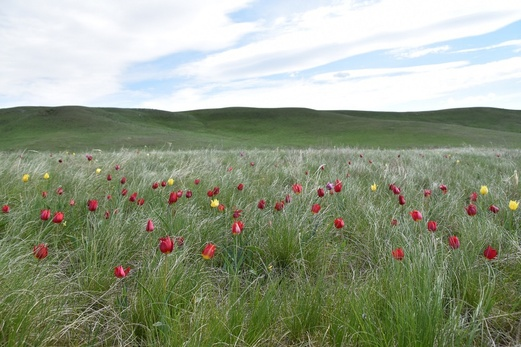
#> input picture images2/1.jpg, 521 x 347 px, shrunk from 1000 x 666 before the run
$ python task2.py
#> lines starting #> are read from the running program, lines starting #| are printed output that depends on the picture
import cv2
import numpy as np

img1 = cv2.imread(r'images2/1.jpg', 1)
#> img1 is the input picture: shape (347, 521, 3); mean B, G, R 134.7, 156.8, 147.5
img2 = cv2.imread(r'images2/2.jpg', 1)
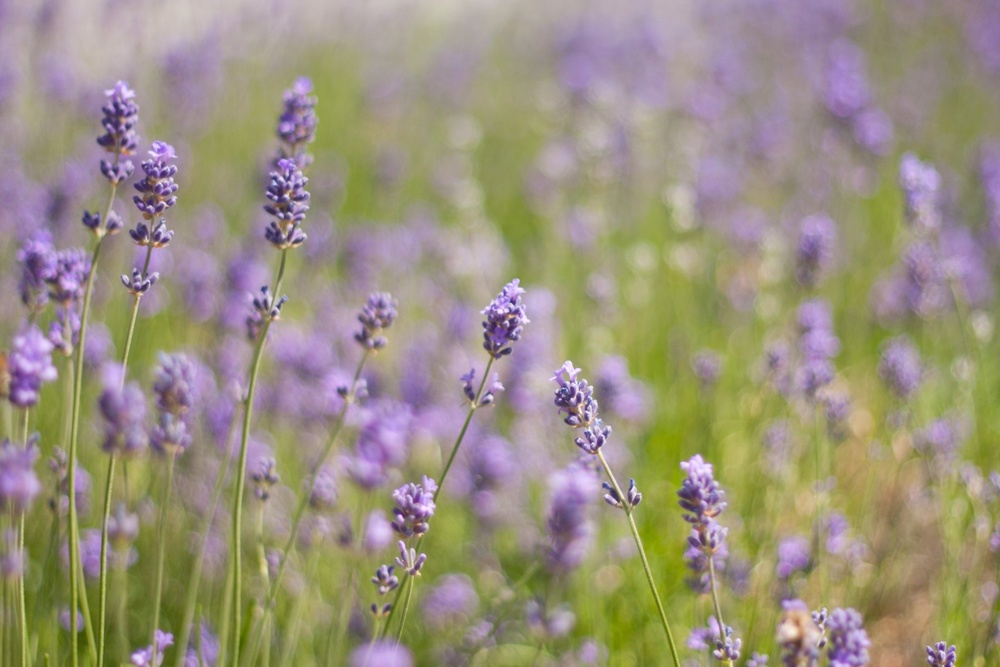
#> input picture images2/2.jpg, 1000 x 667 px, shrunk from 1920 x 1280 before the run
#> img2 is the input picture: shape (667, 1000, 3); mean B, G, R 126.6, 145.2, 154.7

lab_img1 = cv2.cvtColor(img1, cv2.COLOR_BGR2LAB)
#> lab_img1: shape (347, 521, 3); mean of channels 0, 1, 2 159.8, 120.6, 139.3
lab_img2 = cv2.cvtColor(img2, cv2.COLOR_BGR2LAB)
#> lab_img2: shape (667, 1000, 3); mean of channels 0, 1, 2 154.8, 129.1, 139

# тюльпаны
lab_img1[:, :, 0] = (lab_img1[:, :, 0].astype(float)*1.15).clip(0, 255).astype(np.uint8)
#> lab_img1: shape (347, 521, 3); mean of channels 0, 1, 2 174.7, 120.6, 139.3
lab_img1[:, :, 1] = (lab_img1[:, :, 1].astype(float)*0.85).clip(0, 255).astype(np.uint8)
#> lab_img1: shape (347, 521, 3); mean of channels 0, 1, 2 174.7, 102, 139.3
lab_img1[:, :, 2] = (lab_img1[:, :, 2].astype(float)*1.1).clip(0, 255).astype(np.uint8)
#> lab_img1: shape (347, 521, 3); mean of channels 0, 1, 2 174.7, 102, 152.8

# сиреневые цветы
lab_img2[:, :, 0] = (lab_img2[:, :, 0].astype(float)*1.1).clip(0, 255).astype(np.uint8)
#> lab_img2: shape (667, 1000, 3); mean of channels 0, 1, 2 169.9, 129.1, 139
lab_img2[:, :, 1] = (lab_img2[:, :, 1].astype(float)*1.15).clip(0, 255).astype(np.uint8)
#> lab_img2: shape (667, 1000, 3); mean of channels 0, 1, 2 169.9, 147.9, 139
lab_img2[:, :, 2] = (lab_img2[:, :, 2].astype(float)*0.87).clip(0, 255).astype(np.uint8)
#> lab_img2: shape (667, 1000, 3); mean of channels 0, 1, 2 169.9, 147.9, 120.5

cv2.imwrite(r'images2\new_1.jpg', cv2.cvtColor(lab_img1, cv2.COLOR_Lab2BGR))
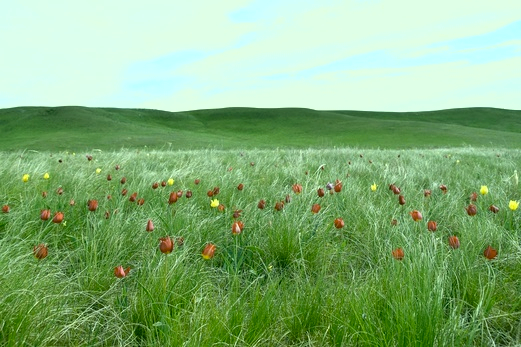
#> saved as new_1.jpg: shape (347, 521, 3); mean B, G, R 123.2, 177.2, 134
cv2.imwrite(r'images2\new_2.jpg', cv2.cvtColor(lab_img2, cv2.COLOR_Lab2BGR))
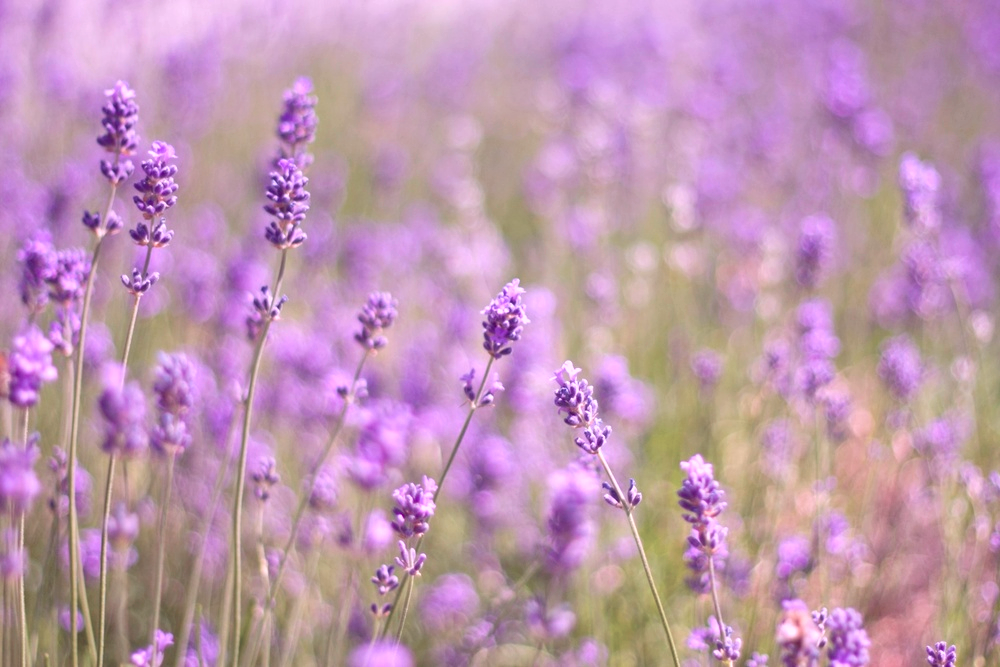
#> saved as new_2.jpg: shape (667, 1000, 3); mean B, G, R 175.8, 149.9, 190.8
